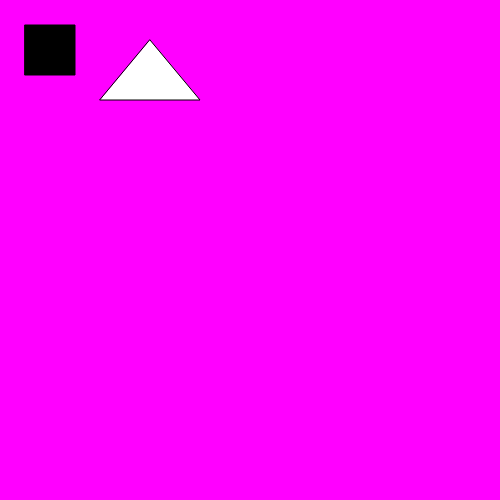
Frame 1 (no input)
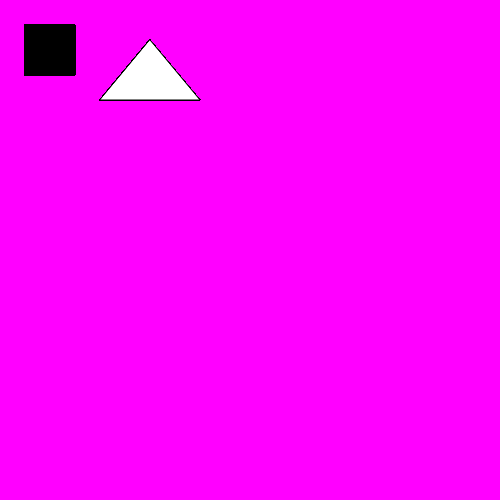
Frame 60 (no input)
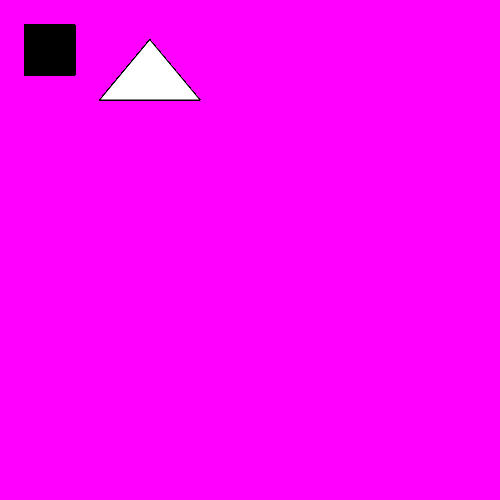
Frame 120 (the mouse pressed at the canvas centre since frame 60)

The p5.js sketch that drew these frames (run headless with seeded random() and noise() and a simulated clock; from frame 60 on, the mouse is pressed at the canvas centre):

// p5.js sketch
// ── sketch.js
function setup(){
    createCanvas(500, 500);
    background(255, 0, 255);  
}

// let value = 0;

function draw(){
    fill(0);
    const button1 = rect(25, 25, 50, 50);
    fill(255);
    const button2 = triangle(150, 40, 200, 100, 100, 100);
}



// function random(){
//     for (let i = 0; i < 100; i++) {
//         let r = random(50);
//         stroke(r * 5);
//         line(50, i, 50 + r, i);
//       }
// }

// function mouseDragged(){
//   if (button1 = mouseClicked){
//   rect (mouseX, mouseY, mouseY, mouseY);
//   ellipse (mouseX, mouseY, mouseY, mouseY);
//     // value = value + 5;
//     // if (value > 255){
//     //     value = 0;
//   }else if (button2 = mouseClicked){
//       triangle (mouseX, mouseY - 15, mouseX + 15, mouseY, mouseX-15, mouseY);
//     }

// }

function mouseClicked() {
 
    if (button1 = mouseClicked){
      function mouseDragged(){
      rect (mouseX, mouseY, mouseY, mouseY);
       } 
      } else if (button2 = mouseClicked){
        function mouseDragged(){
        triangle (mouseX, mouseY - 15, mouseX + 15, mouseY, mouseX-15, mouseY);
        } } else {
          function mouseDragged(){
       ellipse (mouseX, mouseY, mouseY, mouseY);
    }
  }
}

mouseClicked();
